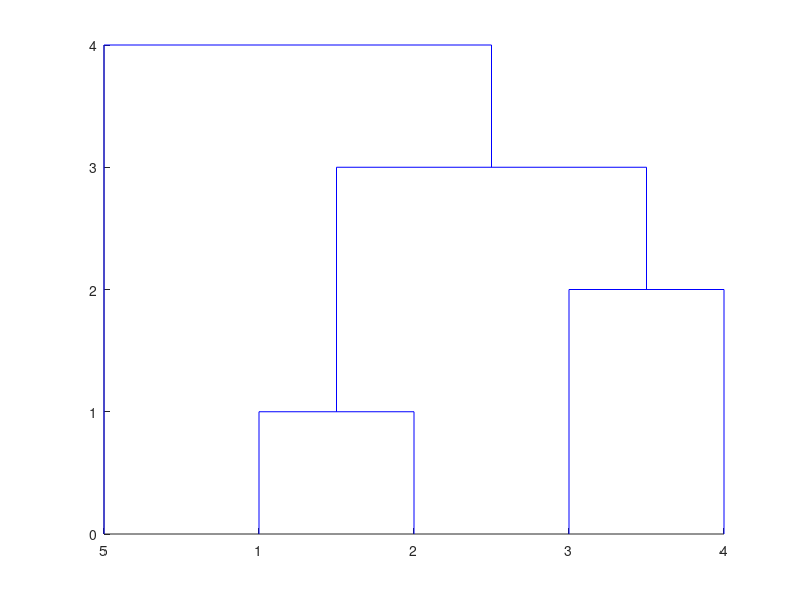

This figure's MATLAB source:
clc,clear;
load yj.txt;
y = pdist(yj,'cityblock'); 
%求yj的两两行向量之间的绝对值距离
%euclidean：欧氏距离
%seuclidean：标准欧几里得距离
%cityblock：绝对值距离
%minkowski：Minkowski距离
%chebychev：chebychev距离
%mahalanobis：mahalanobis距离
%hamming：hamming距离
%cosine：两向量夹角的余弦
%correlation：样本的相关系数
%spearman：样本的spearman秩相关系数
%jaccard：jaccard系数
yc = squareform(y); %变换成距离方阵
z = linkage(y);%产生聚类等级树
dendrogram(z);%画聚类图
nums = input('请选择分类的数目：');
T = cluster(z,'maxclust',nums);%把对象划分成3类
for i = 1:nums
    tm = find(T == i);%求属于第i类的对象
    tm = reshape(tm,1,length(tm));%变成行向量
    fprintf('第%d类的有%s\n',i,int2str(tm));%显示分类结果(int2str变整数为字符串)
end
